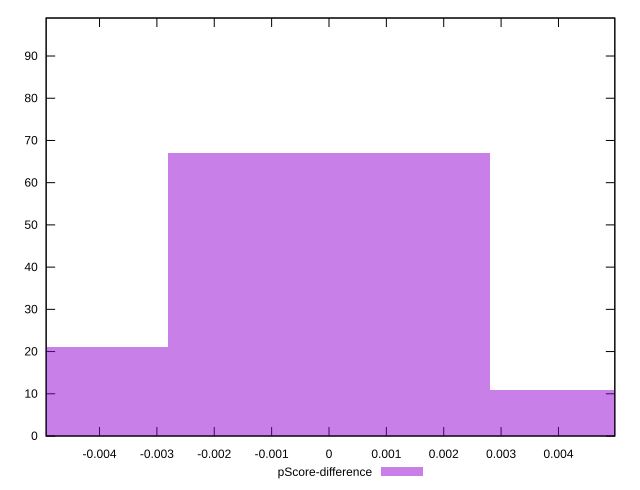

The script that saved this image:
reset

$pScoreDifference <<EOF
0 67
0.005598258142416797 11
-0.005598258142416797 21
EOF

set key outside below
set boxwidth 0.005598258142416797
set xrange [-0.004930499045576742:0.0049824909956448366]
set yrange [0:99]
set trange [0:99]
set style fill transparent solid 0.5 noborder
set terminal svg size 640, 490 enhanced background rgb 'white'
set output "reports/report_00027_2021-02-24T12-40-31.850Z/interactive/samples/card/pScore-difference/histogram.svg"

plot $pScoreDifference title "pScore-difference" with boxes

reset
